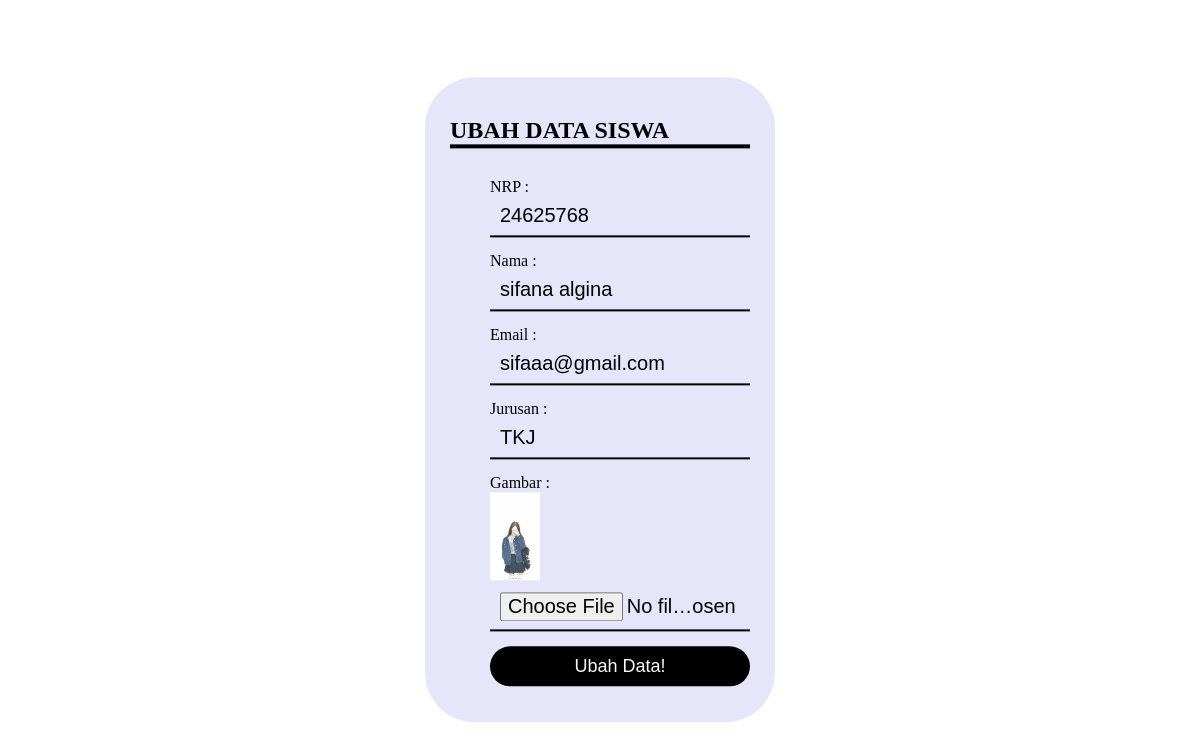
The page /ubah.php?id=45 (signed in) on the database its author committed.
### tables this page shows
CREATE TABLE `siswa` (
  `id` int(11) NOT NULL,
  `nrp` char(15) NOT NULL,
  `nama` varchar(200) NOT NULL,
  `email` varchar(100) NOT NULL,
  `jurusan` varchar(100) NOT NULL,
  `gambar` varchar(100) NOT NULL
);

### functions.php (called while the page is built, shortened)
<?php
$conn = mysqli_connect("localhost", "root", "", "phpdasar");
function query($query) {
	global $conn;
	$result = mysqli_query($conn, $query);
	$rows = [];
	while( $row = mysqli_fetch_assoc($result) ) {
		$rows[] = $row;
	}
	return $rows;
}
?>

### ubah.php (the view, shortened to what this page needs)
<?php
require 'functions.php';
$id = $_GET["id"];
$mhs = query("SELECT * FROM siswa WHERE id = $id")[0];
?>
<!DOCTYPE html>
<html lang="en">
<head>
</head>
<body>
<div class="container">
    <h2>Ubah Data Siswa</h2>
    <form action="" method="post" enctype="multipart/form-data">
        <ul>
                <label for="nrp">NRP :</label>
                <input type="text" name="nrp" id="nrp" required value="<?= $mhs["nrp"]; ?>">
            <label for="nama">Nama :</label>
                <input type="text" name="nama" id="nama" value="<?= $mhs["nama"]; ?>">
            <label for="email">Email :</label>
                <input type="text" name="email" id="email" value="<?= $mhs["email"]; ?>">
            <label for="jurusan">Jurusan :</label>
                <input type="text" name="jurusan" id="jurusan" value="<?= $mhs["jurusan"]; ?>">
            <label for="gambar">Gambar :</label> <br>
            <img src="img/<?= $mhs['gambar']; ?>"width="50"><br>
                <input type="file" name="gambar" id="gambar"><br>
                <button type ="submit" name="submit">Ubah Data!</button>
        </ul>
    </form>
</div>
</body>
</html>

### ubah.php (style rules this page uses)
.container { position: absolute; left: 50%; top: 50%; transform: translate(-50%,-50%); padding: 20px 25px; width: 300px; box-shadow: 0 0 10px rgba(255,255,255,.3); border-radius: 50px; background-color: #E6E6FA; }
.container h2 { text-align: left; color: #000000; margin-bottom: 30px; text-transform: uppercase; border-bottom: 4px solid #000000; }
.container label { text-align: left; color: #000000; }
.container form input { width: calc(100% - 20px); padding: 8px 10px; margin-bottom: 15px; border: none; background-color: transparent; border-bottom: 2px solid #000000; color: #000; font-size: 20px; }
.container form button { width: 100%; height: 40px; padding: 5px 0; border: none; background-color:#000000; font-size: 18px; color: #fafafa; border-radius: 20px; }

### rows shown on the page
siswa: nrp "24625768", nama "sifana algina", email "sifaaa@gmail.com", jurusan "TKJ", gambar (picture)
